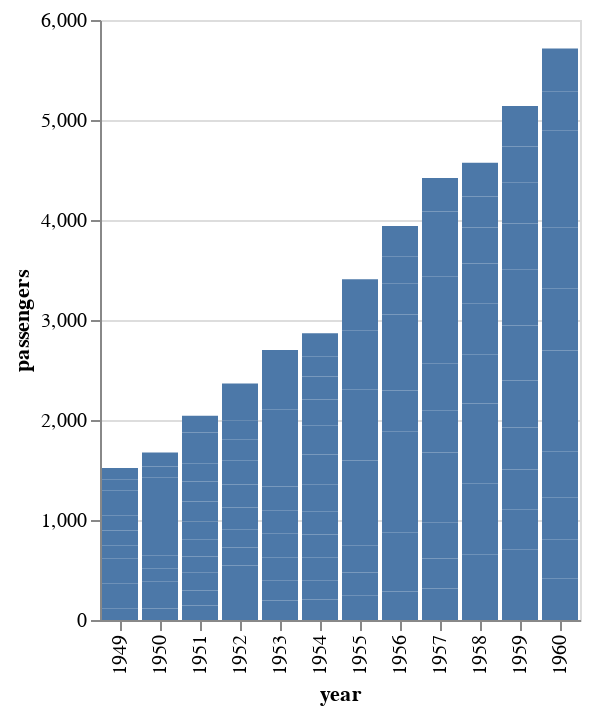

Notebook code cell kept with this figure:
### Code cell
+-# prompt: Using dataframe flights: bar

import altair as alt

chart = alt.Chart(flights).mark_bar().encode(
    x='year:O',
    y='passengers:Q'
)

chart

### Figure 1 — Vega-Lite specification as saved in the notebook (floating-point values rounded to 4 significant figures; data arrays with more than 128 entries replaced by an {"elided": "..."} marker saying what was removed)
{"config": {"view": {"continuousWidth": 300, "continuousHeight": 300}}, "data": {"name": "data-4b0588dd972a7d80c3eafdc04eb6fdbf"}, "mark": {"type": "bar"}, "encoding": {"x": {"field": "year", "type": "ordinal"}, "y": {"field": "passengers", "type": "quantitative"}}, "$schema": "https://vega.github.io/schema/vega-lite/v5.20.1.json", "datasets": {"data-4b0588dd972a7d80c3eafdc04eb6fdbf": {"elided": "144 records"}}}
